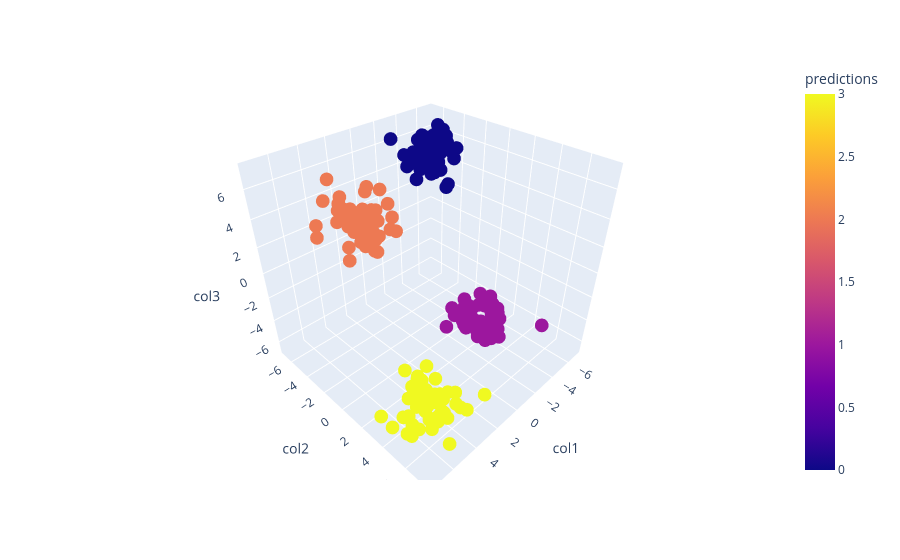

Notebook cell for this chart:
### Code cell
km = KMeans(n_clusters=4)
y_pred = km.fit_predict(X)

df = pd.DataFrame()
df['col1'] = X[:,0]
df['col2'] = X[:,1]
df['col3'] = X[:,2]
df['predictions'] = y_pred

fig = px.scatter_3d(df,
                    x='col1',
                    y='col2',
                    z='col3',
                    color='predictions'
)
fig.show()

### Figure 1 — Plotly figure (JSON) as saved in the notebook; plotly's stock layout.template omitted (floating-point values rounded to 4 significant figures; data arrays with more than 128 entries replaced by an {"elided": "..."} marker saying what was removed)
{"data": [{"hovertemplate": "col1=%{x}<br>col2=%{y}<br>col3=%{z}<br>predictions=%{marker.color}<extra></extra>", "legendgroup": "", "marker": {"color": {"elided": "200 int values"}, "coloraxis": "coloraxis", "symbol": "circle"}, "mode": "markers", "name": "", "scene": "scene", "showlegend": false, "type": "scatter3d", "x": {"elided": "200 float values"}, "y": {"elided": "200 float values"}, "z": {"elided": "200 float values"}}], "layout": {"coloraxis": {"colorbar": {"title": {"text": "predictions"}}, "colorscale": [[0, "#0d0887"], [0.1111, "#46039f"], [0.2222, "#7201a8"], [0.3333, "#9c179e"], [0.4444, "#bd3786"], [0.5556, "#d8576b"], [0.6667, "#ed7953"], [0.7778, "#fb9f3a"], [0.8889, "#fdca26"], [1, "#f0f921"]]}, "legend": {"tracegroupgap": 0}, "margin": {"t": 60}, "scene": {"domain": {"x": [0, 1], "y": [0, 1]}, "xaxis": {"title": {"text": "col1"}}, "yaxis": {"title": {"text": "col2"}}, "zaxis": {"title": {"text": "col3"}}}}}
